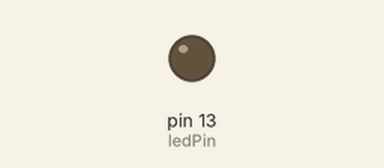
Recording of a sketch running on a simulated Arduino Uno, built with avr-gcc and run on an emulated ATmega328P. Shown: output pins drawn as LEDs (lit = HIGH).

Above: at 0.6 s.
At 13.7 s:
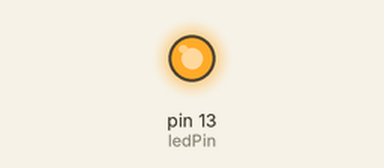
Timing chart, 0 to 18.7 s (numbered marks = the images above):
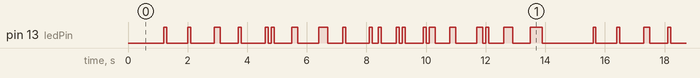

Measured:
- by itself, pin 13 (ledPin): moves between LOW and HIGH, repeating every 14.4 s
- by itself, everything shown: repeats every 14.4 s, in 40 steps

The sketch:

binaryblinking.ino
```cpp
const int ledPin = 13;

void setup() {
  pinMode(ledPin,OUTPUT);
}

void loop() {
    binaryCounter(500);
}

void binaryCounter(int delayTime) {
  for (int i = 0; i < 16; i++) {
    displayBinary(i);
    delay(delayTime);
  }
}

void displayBinary(int value) {
  for (int bit = 3; bit >= 0; bit--) {
    digitalWrite(ledPin, (value & (1 << bit)) ? HIGH : LOW);
    delay(100);
    digitalWrite(ledPin,LOW);
  }
}
```
